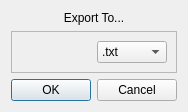
<?xml version="1.0" encoding="UTF-8"?>
<ui version="4.0">
 <class>ExportDialog</class>
 <widget class="QDialog" name="ExportDialog">
  <property name="geometry">
   <rect>
    <x>0</x>
    <y>0</y>
    <width>174</width>
    <height>106</height>
   </rect>
  </property>
  <property name="windowTitle">
   <string>Dialog</string>
  </property>
  <layout class="QVBoxLayout" name="verticalLayout">
   <item>
    <widget class="QLabel" name="ExportLabel">
     <property name="text">
      <string>Export To...</string>
     </property>
     <property name="alignment">
      <set>Qt::AlignCenter</set>
     </property>
    </widget>
   </item>
   <item>
    <widget class="QFrame" name="frame">
     <property name="frameShape">
      <enum>QFrame::StyledPanel</enum>
     </property>
     <property name="frameShadow">
      <enum>QFrame::Raised</enum>
     </property>
     <layout class="QHBoxLayout" name="horizontalLayout">
      <item>
       <widget class="QLabel" name="OptionsLabel">
        <property name="text">
         <string/>
        </property>
       </widget>
      </item>
      <item>
       <widget class="QComboBox" name="OptionsComboBox">
        <item>
         <property name="text">
          <string>.txt</string>
         </property>
        </item>
        <item>
         <property name="text">
          <string>.csv</string>
         </property>
        </item>
        <item>
         <property name="text">
          <string>.xls</string>
         </property>
        </item>
       </widget>
      </item>
     </layout>
    </widget>
   </item>
   <item>
    <widget class="QDialogButtonBox" name="ExportDialogButtonBox">
     <property name="standardButtons">
      <set>QDialogButtonBox::Cancel|QDialogButtonBox::Ok</set>
     </property>
    </widget>
   </item>
  </layout>
 </widget>
 <resources/>
 <connections>
  <connection>
   <sender>ExportDialogButtonBox</sender>
   <signal>rejected()</signal>
   <receiver>ExportDialog</receiver>
   <slot>close()</slot>
   <hints>
    <hint type="sourcelabel">
     <x>86</x>
     <y>65</y>
    </hint>
    <hint type="destinationlabel">
     <x>86</x>
     <y>42</y>
    </hint>
   </hints>
  </connection>
 </connections>
</ui>
